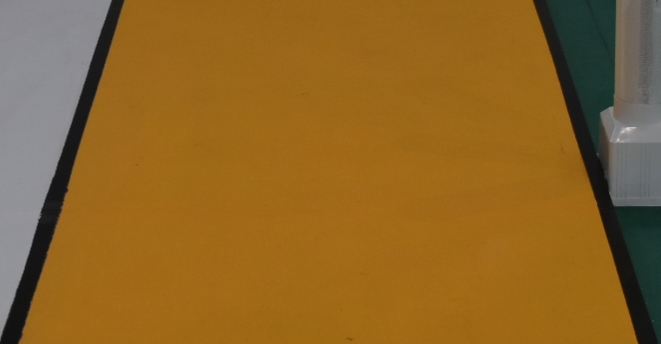
#> input picture Track/saidao.jpeg, 661 x 344 px
$ python dispose_fault.py
#> lines starting #> are read from the running program, lines starting #| are printed output that depends on the picture; after the words box and inside, x2 and y2 are one past the last pixel; in counts of white or black regions, pixels touching at a corner belong together
import cv2
import numpy as np

image=cv2.imread('saidao.jpeg')
#> image is the input picture: shape (344, 661, 3); mean B, G, R 38.7, 101.1, 142.3
image_copy=image.copy()
hsv_image = cv2.cvtColor(image, cv2.COLOR_BGR2HSV)
#> hsv_image: shape (344, 661, 3); mean H, S, V 31.9, 177.6, 143.9

lower_yellow = np.array([15, 100, 100])
upper_yellow = np.array([20, 255, 255])

mask = cv2.inRange(hsv_image, lower_yellow, upper_yellow)
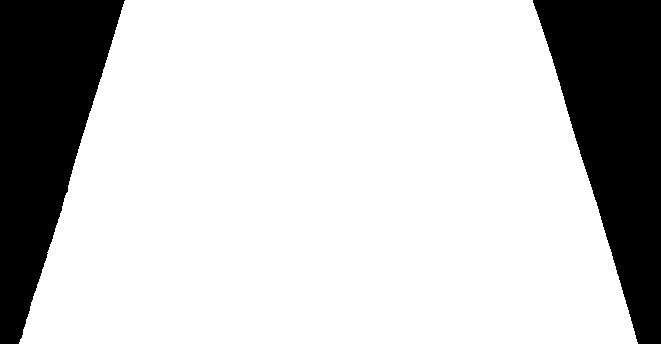
#> mask: shape (344, 661); 77.8% white; 2 black regions, box (x1, y1, x2, y2) and area: (533, 0, 661, 344) 25652, (0, 0, 125, 344) 24813
res = cv2.bitwise_and(image, image, mask=mask)
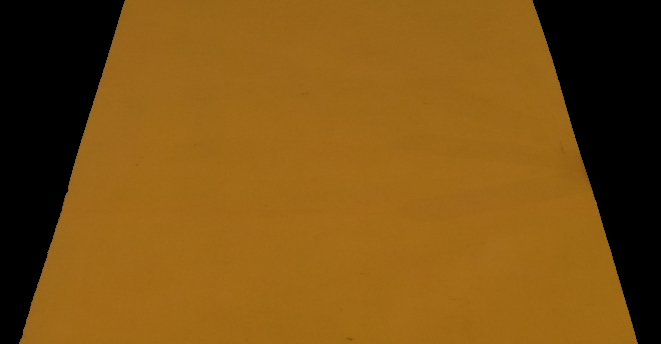
#> res: shape (344, 661, 3); mean B, G, R 18.7, 80.9, 122.9

kernel =np.ones((5, 5), np.uint8)
mask_closing=cv2.morphologyEx(mask, cv2.MORPH_CLOSE, kernel)
#> mask_closing: shape (344, 661); 77.8% white; 2 black regions, box (x1, y1, x2, y2) and area: (533, 0, 661, 344) 25652, (0, 0, 124, 344) 24811

edges=cv2.Canny(mask_closing, 50, 150)
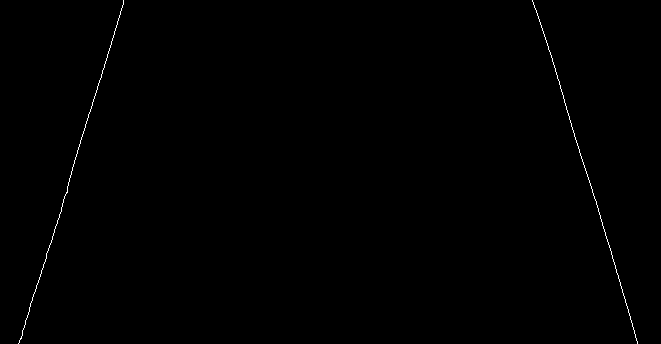
#> edges: shape (344, 661); 0.3% white in thin lines or dots

#contours,hierarchy=cv2.findContours(mask_closing,cv2.RETR_EXTERNAL,cv2.CHAIN_APPROX_SIMPLE)
h,w=edges.shape
#> h = 344; w = 661
lines=cv2.HoughLinesP(edges,1, np.pi/180, threshold=10,minLineLength=5, maxLineGap=10)
#> lines = [[538, 16, 634, 330], [62, 203, 123, 1], [22, 330, 67, 190], [532, 0, 540, 24], [616, 272, 637, 342], [18, 343, 29, 310]]
if lines is not None:
    for line in lines:
#> (the run stopped early here; a loop or call above may not have finished)

$ run again, with Track/res.png saved as Track/saidao.jpeg
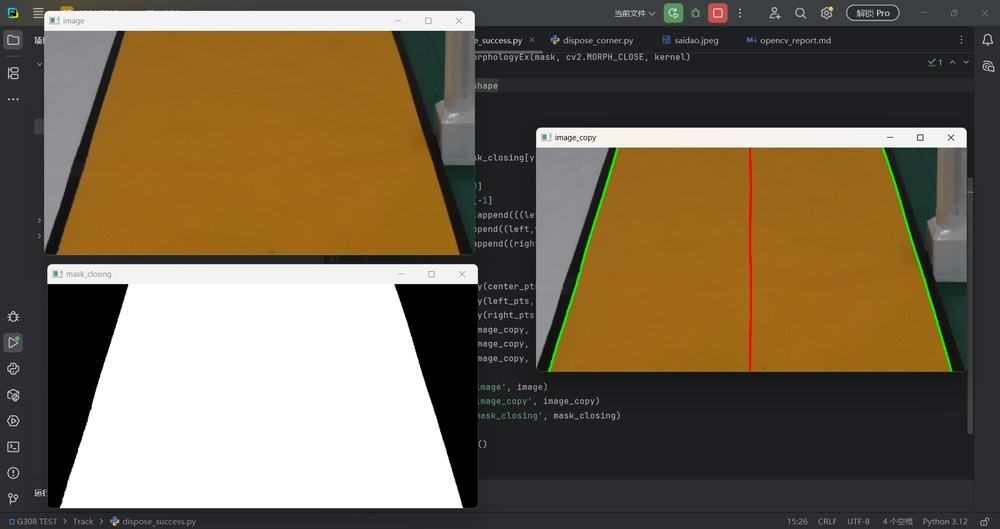
#> input picture Track/res.png, 1000 x 529 px, shrunk from 1919 x 1015 before the run
#> image is the input picture: shape (529, 1000, 3); mean B, G, R 80, 101.7, 116
#> hsv_image: shape (529, 1000, 3); mean H, S, V 58.1, 79.1, 119.1
#> `mask = cv2.inRange(hsv_image, lower_yellow, upper_yellow)`:
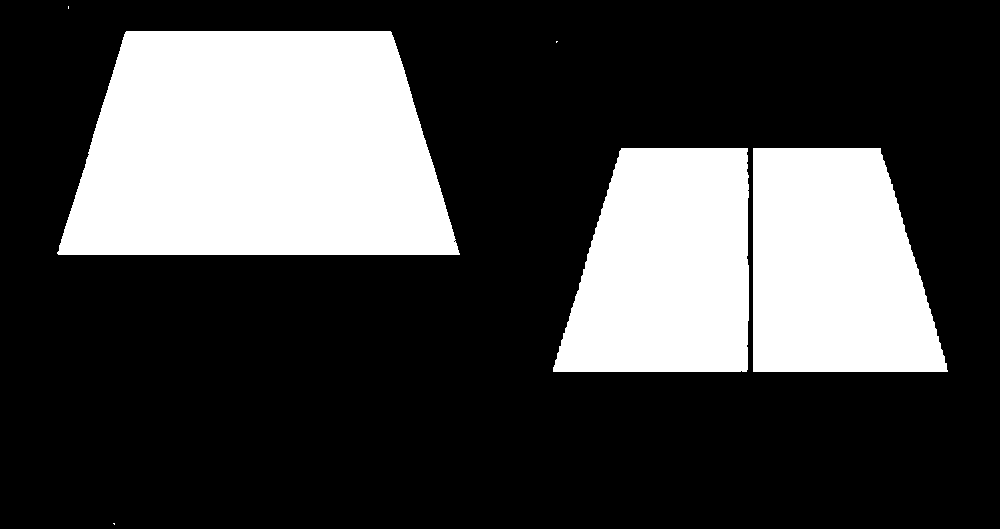
#> mask: shape (529, 1000); 27.9% white; 6 white regions (3 under 20 px), largest, box (x1, y1, x2, y2) and area: (57, 31, 460, 255) 75062, (753, 148, 948, 372) 36273, (553, 148, 749, 372) 36238
#> mask_closing: shape (529, 1000); 28% white; 5 white regions (3 under 20 px), largest, box (x1, y1, x2, y2) and area: (57, 31, 460, 255) 75065, (553, 148, 948, 372) 72818
#> `edges=cv2.Canny(mask_closing, 50, 150)`:
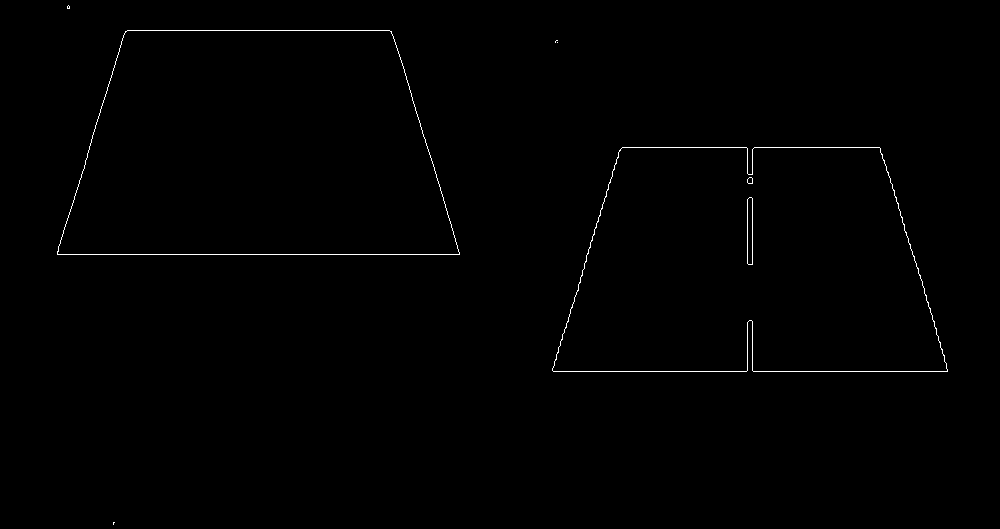
#> edges: shape (529, 1000); 0.49% white in thin lines or dots, all inside (x1, y1, x2, y2) = (57, 5, 948, 525)
#> lines = 23 rows, first 6: [57, 254, 459, 254], [553, 371, 947, 371], [127, 30, 389, 30], [552, 370, 620, 149], [880, 148, 946, 365], [622, 147, 879, 147]
